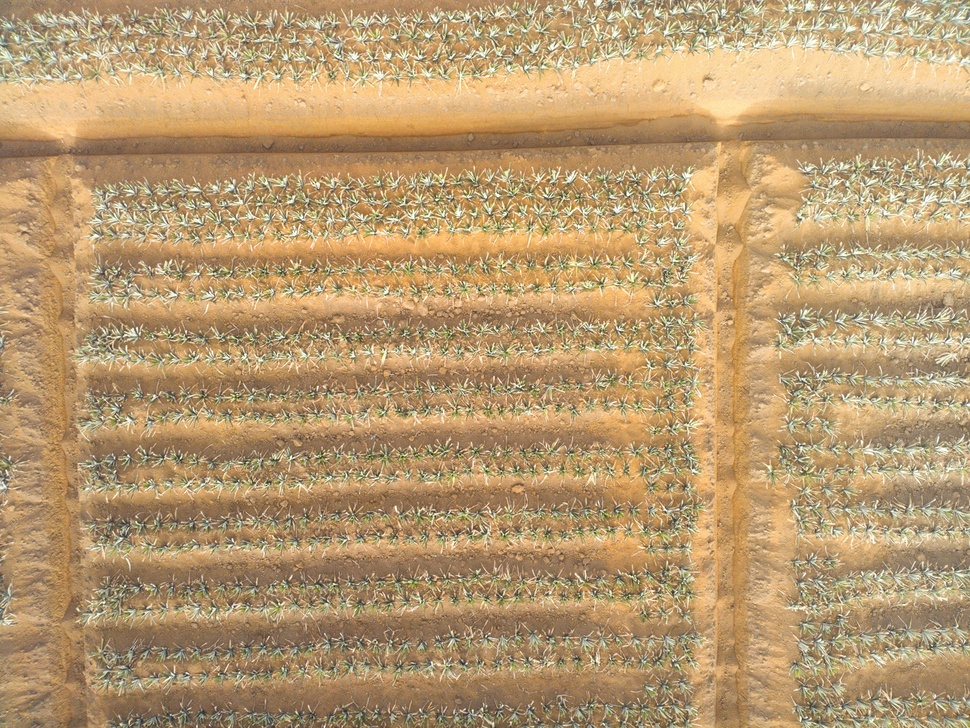
#> input picture COLONO/src/cul.jpg, 970 x 728 px, shrunk from 1788 x 1342 before the run
$ python -i filtros.py   (imports and definitions only)
#> lines starting #> are read from the running program, lines starting #| are printed output that depends on the picture
# To change this license header, choose License Headers in Project Properties.
# To change this template file, choose Tools | Templates
# and open the template in the editor.
import conteo
import cv2
import numpy as np
from time import time

__author__ = "PBR"
__date__ = "$01/09/2016 11:13:37 AM$"


class Filtros:
    def __init__(self, imagen):

#> called with imagen = '../../COLONO/src/cul.jpg'
        self.direccion = imagen
        self.imagen = cv2.imread(imagen)
#> self.imagen is the input picture: shape (728, 970, 3); mean B, G, R 112.2, 153.7, 183.5
        self.gris = cv2.cvtColor(self.imagen, cv2.COLOR_BGR2GRAY)
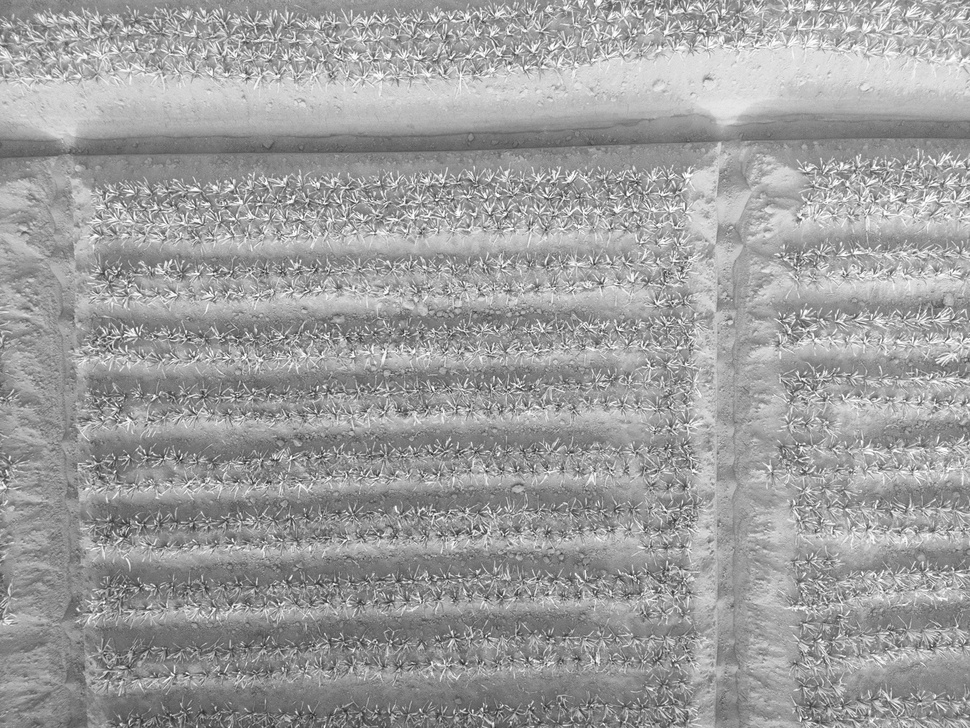
#> self.gris: shape (728, 970); min 28, max 254, mean 157.9
        self.data = np.array(self.imagen)

    # [9 lines left out: functions cierre, apertura, not called in this run]

    def erosion(self):
        kernel11 = np.ones((5, 5), np.uint8)
        erosion = cv2.erode(self.gris, kernel11, iterations=1)
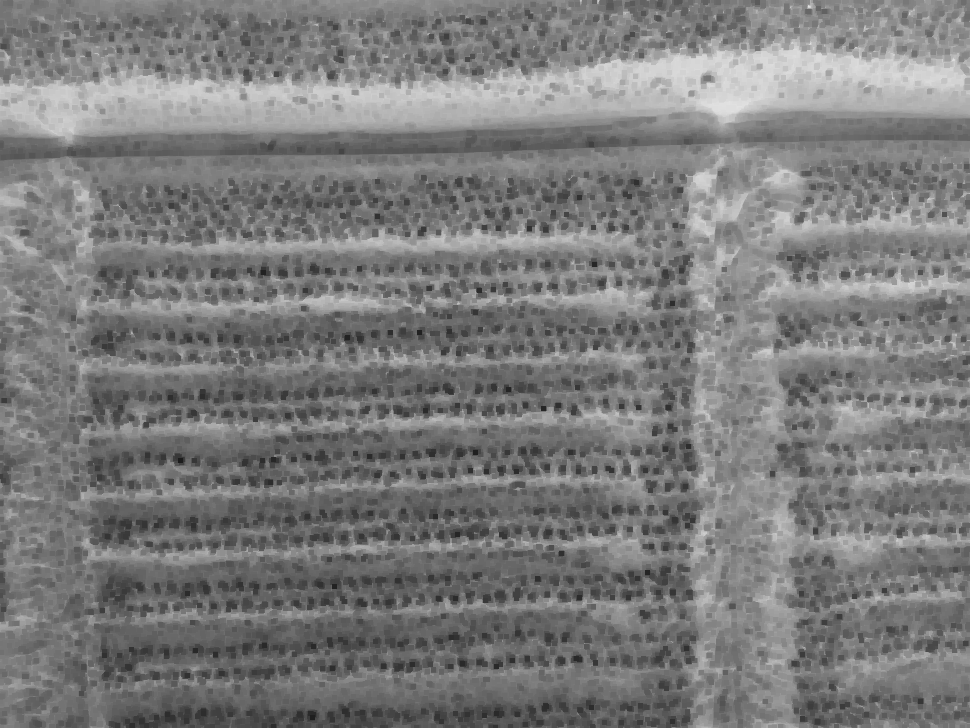
#> erosion: shape (728, 970); min 28, max 226, mean 123.5
        return erosion

    # [14 lines left out: functions dilatacion, gradiente, tophat1, not called in this run]

    def mi_filtro(self):
        newData = self.data
        filas, columnas, tipo = self.imagen.shape
#> filas = 728; columnas = 970; tipo = 3
        for f in range(filas):
            for c in range(columnas):
                rojo, verde, azul = self.data[f][c]
                # promedio=(rojo+verde+azul)//3
                if (rojo < verde) and (azul < verde):
                    newData[f][c] = [0, 255, 0]
                else:
                    newData[f][c] = [255, 255, 255]
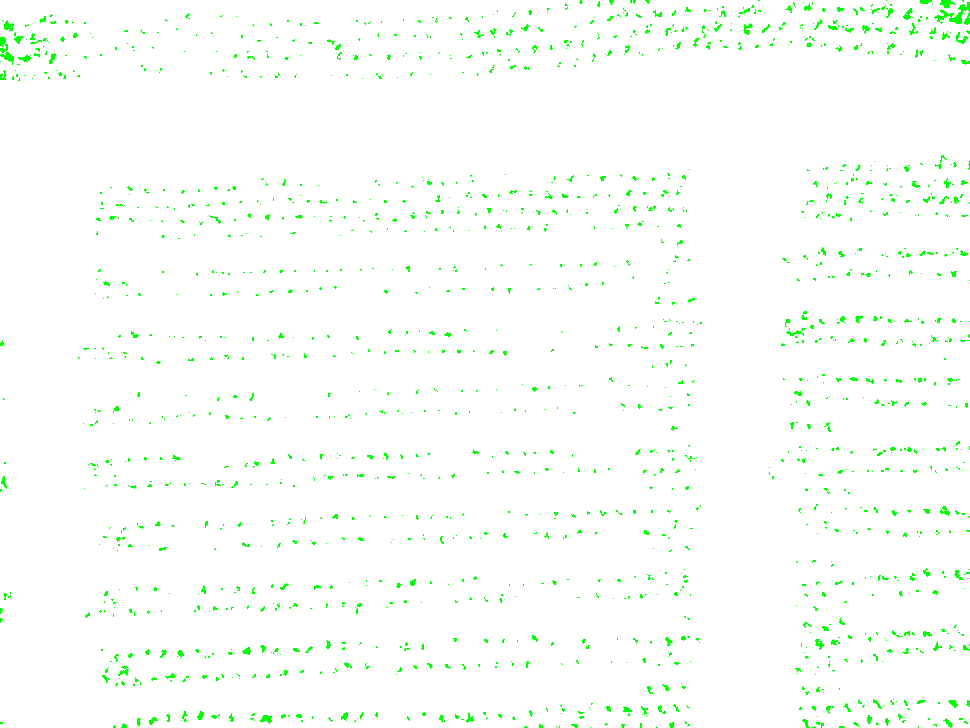
#> newData: shape (728, 970, 3); mean B, G, R 250.1, 255, 250.1
        cv2.imwrite('imagenProceso\\tem0.jpg', newData)
        tem = cv2.imread('imagenProceso\\tem0.jpg')
        return tem

    def grises(self):
        gris2 = cv2.cvtColor(self.imagen, cv2.COLOR_BGR2GRAY)
        return gris2

    # [14 lines left out: function dos_grises, not called in this run]


    def contar(self):
        return (conteo.Conteo(self.direccion)).mi_contador()
        #return  (conteo.Conteo(self.direccion)).listaErosion()

    def fucion(self):
        ima1 = self.erosion()
        ima2 = self.mi_filtro()
#> (the run stopped early here; a loop or call above may not have finished)

$ run again, on COLONO/src/dd.jpg
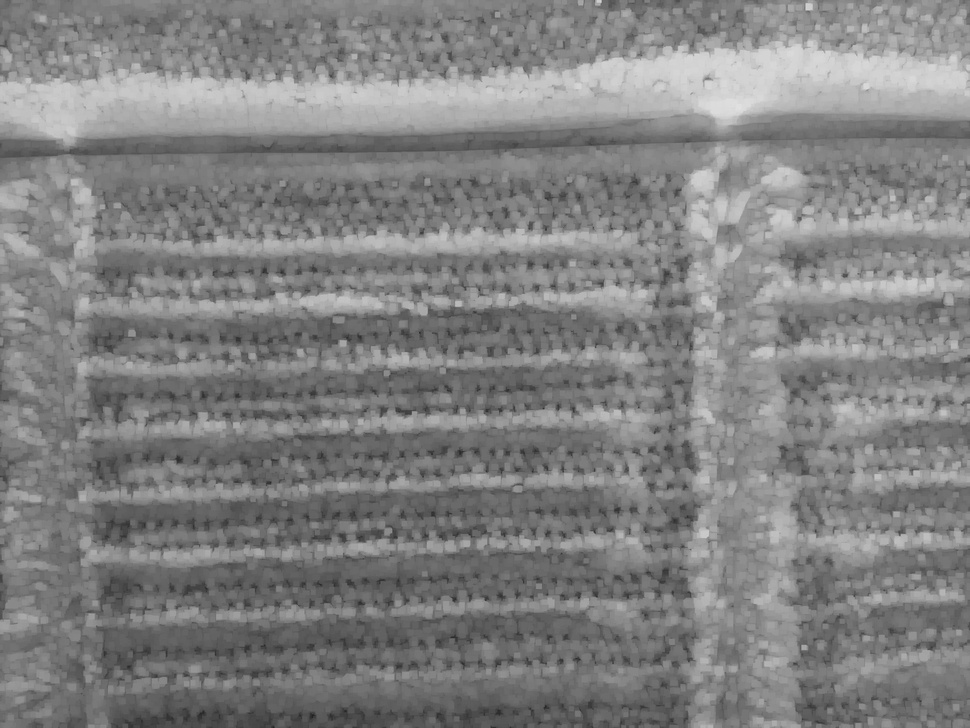
#> input picture COLONO/src/dd.jpg, 970 x 728 px, shrunk from 1788 x 1342 before the run
#> in __init__, self.imagen is the input picture: shape (728, 970, 3); min 32, max 226, mean 129
#> in erosion, `erosion = cv2.erode(self.gris, kernel11, iterations=1)`:
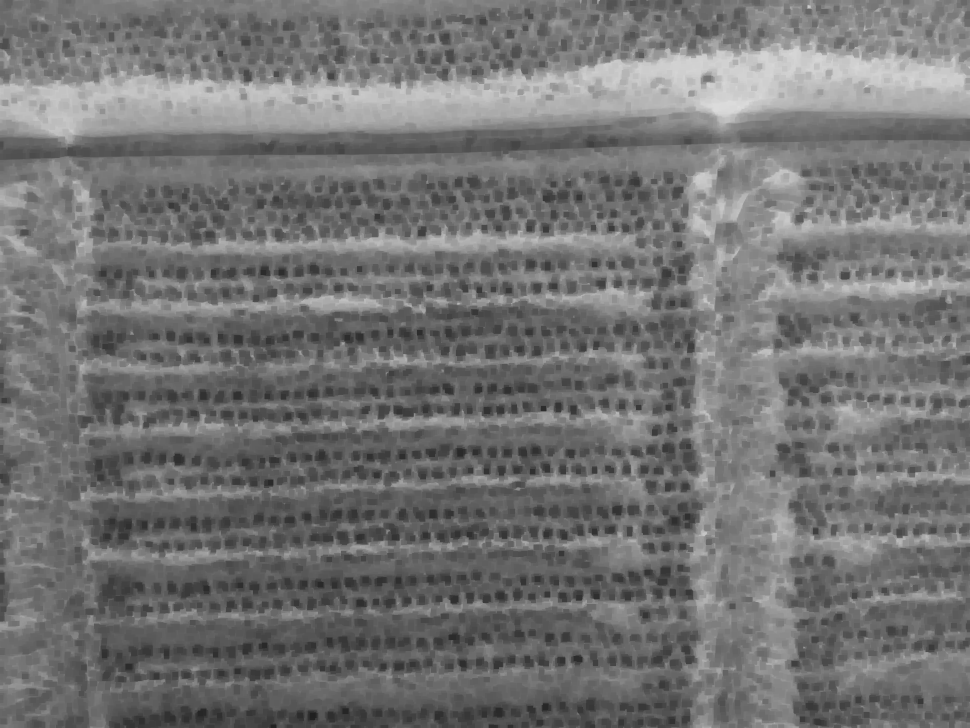
#> erosion: shape (728, 970); min 32, max 222, mean 115.6
